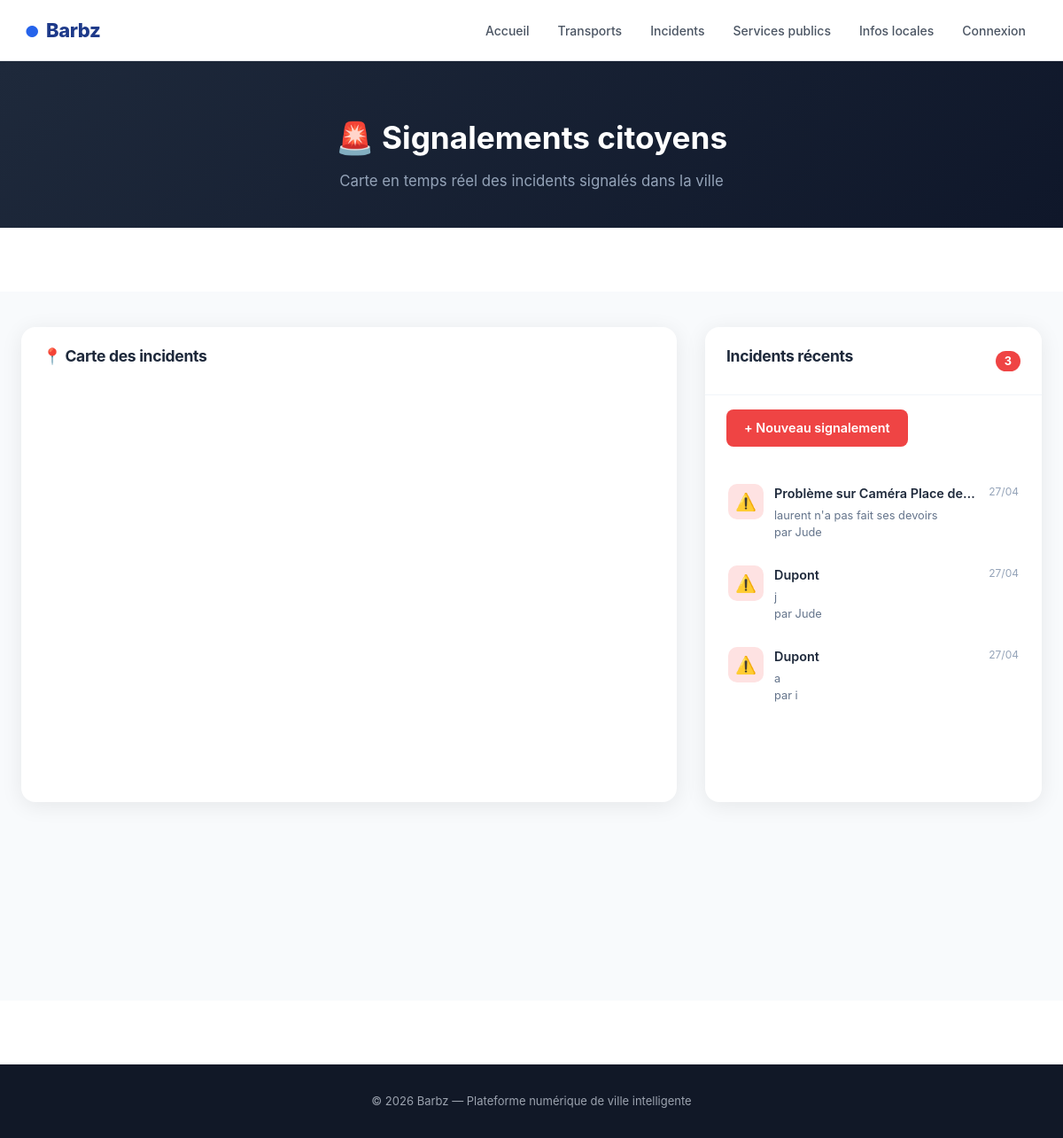
/signalements/, run on an earlier commit of the app's database.
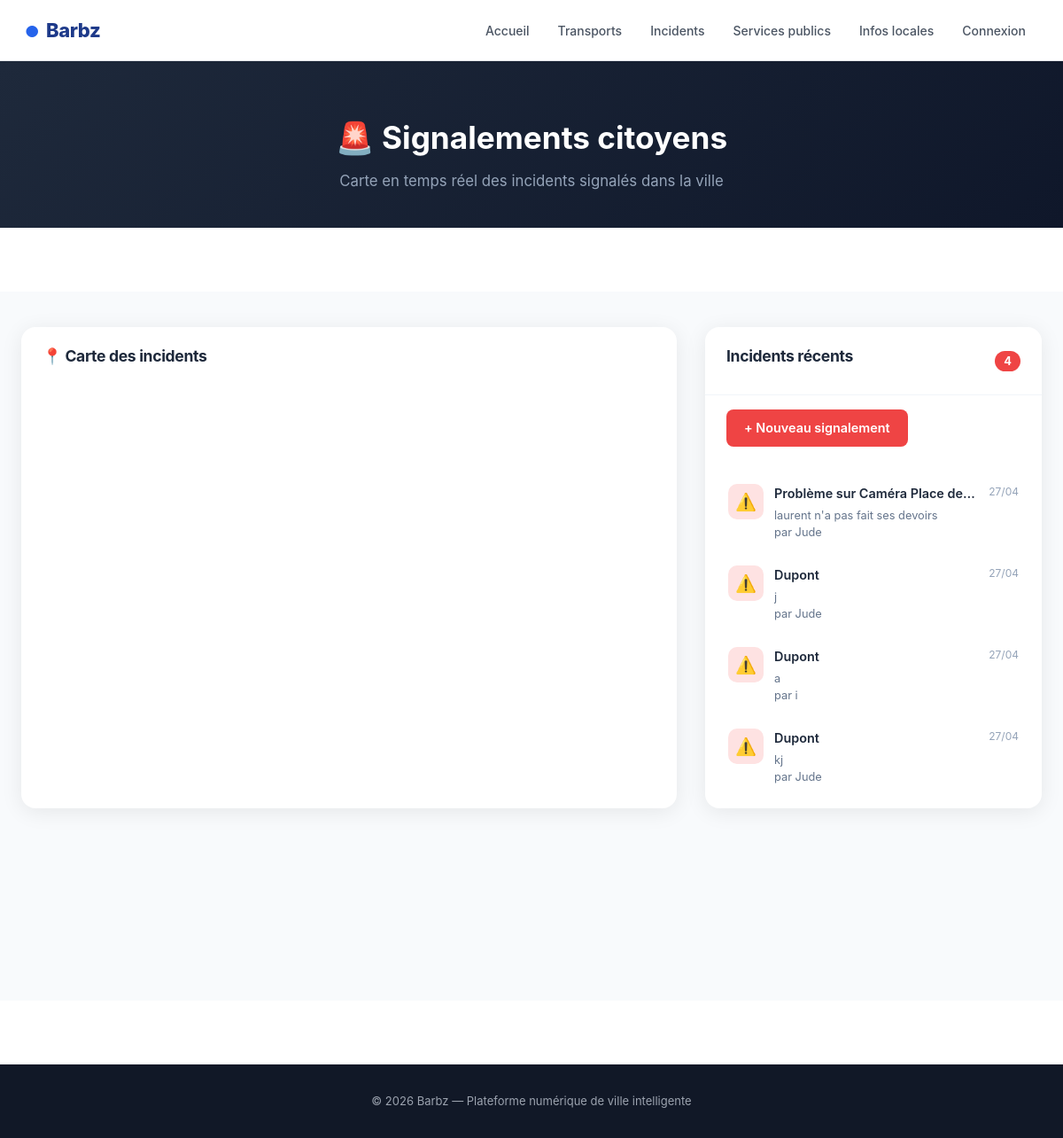
And on a later commit of the database.
### monapp/models.py (models this page shows, shortened)
class Information(models.Model):
    nom         = models.CharField(max_length=100)
    description = models.TextField()
    photo       = models.ImageField(upload_to='photos/information/', null=True, blank=True)
    date        = models.DateField(auto_now_add=True)
    auteur      = models.CharField(max_length=100)

class Signalement(Information):
    TYPE_CHOICES = [
        ('accident', 'Accident'),
        ('danger',   'Danger'),
        ('autre',    'Autre'),
    ]
    type_signalement = models.CharField(
        max_length=20,
        choices=TYPE_CHOICES,
        default='autre',
    )
    lieu    = models.ForeignKey(
        'Lieu',
        on_delete=models.SET_NULL,
        null=True, blank=True,
        related_name='signalements',
    )
    produit = models.ForeignKey(
        'Produit',
        on_delete=models.SET_NULL,
        null=True, blank=True,
        related_name='signalements',
    )

class Information(models.Model):
    nom         = models.CharField(max_length=100)
    description = models.TextField()
    photo       = models.ImageField(upload_to='photos/information/', null=True, blank=True)
    date        = models.DateField(auto_now_add=True)
    auteur      = models.CharField(max_length=100)

### monapp/views.py (the view)
# urls.py: path('signalements/', views.liste_signalements, name='liste_signalements'),
def liste_signalements(request):
    signalements = Signalement.objects.all().order_by('-date')
    carte = folium.Map(location=[0, 0], zoom_start=2, tiles=None)
    if image_path:
        folium.raster_layers.ImageOverlay(
            image=image_path,
            bounds=[[-100, -100], [100, 100]],
            opacity=1,
        ).add_to(carte)
    positions = [
        (18, 8), (-2, 12), (30, -5), (10, 25), (22, -18),
        (5, 0),  (35, 15), (-8, -5), (15, -12), (28, 5),
        (12, 18), (-5, 20), (40, 0), (8, -20), (20, 30),
    ]
    for i, sig in enumerate(signalements):
        if sig.lieu:
            lat = sig.lieu.latitude
            lon = sig.lieu.longitude
            lat += (sig.id % 3) * 0.8
            lon += (sig.id % 4) * 0.8
        else:
            lat, lon = positions[i % len(positions)]
            lat += (sig.id % 5) * 1.5
            lon += (sig.id % 7) * 1.5
        COULEURS = {'accident': 'red', 'danger': 'orange', 'autre': 'blue'}
        couleur = COULEURS.get(sig.type_signalement, 'red')
        popup_html = (
            f"<b>⚠️ {sig.nom}</b><br>"
            f"Type : {sig.get_type_signalement_display()}<br>"
            f"Lieu : {sig.lieu.Nom if sig.lieu else 'Non précisé'}<br>"
            f"Objet : {sig.produit.Nom if sig.produit else 'Aucun'}<br>"
            f"<small>par {sig.auteur} — {sig.date}</small><br>"
            f"<a href='/signalements/{sig.id}/'>Voir le détail →</a>"
        )
        folium.Marker(
            location=[lat, lon],
            popup=folium.Popup(popup_html, max_width=240),
            tooltip=sig.nom,
            icon=folium.Icon(color=couleur, icon="warning-sign"),
        ).add_to(carte)
    return render(request, 'signalements/liste_signalements.html', {
        'signalements': signalements,
        'carte': carte._repr_html_(),
    })

### monapp/templates/signalements/liste_signalements.html (shortened to what this page needs)
{% extends 'monapp/base.html' %}
{% load static %}
{% block extra_head %}
<link rel="stylesheet" href="{% static 'incident.css' %}">
{% endblock %}
{% block hero %}
<div class="signalements-hero">
    <h1>🚨 Signalements citoyens</h1>
    <p>Carte en temps réel des incidents signalés dans la ville</p>
</div>
{% endblock %}
{% block content %}
<div class="signalements-page">
    <div class="sig-layout">
        <div class="map-card">
            <h2>📍 Carte des incidents</h2>
            <div class="map-container">
            </div>
        </div>
        <div class="list-card">
            <div class="list-card-header">
                <h2>Incidents récents</h2>
                <span class="badge-count">{{ signalements|length }}</span>
            </div>
            <a href="{% url 'creer_signalement' %}" class="btn-nouveau">
                + Nouveau signalement
            </a>
            <div class="sig-list">
                {% if signalements %}
                    {% for s in signalements %}
                    <a href="{% url 'detail_signalement' s.id %}" class="sig-item">
                        <div class="sig-icon">⚠️</div>
                        <div class="sig-info">
                            <h4>{{ s.nom }}</h4>
                            <p>{{ s.description|truncatechars:60 }}</p>
                            <p>par {{ s.auteur }}</p>
                        </div>
                        <div class="sig-date">{{ s.date|date:"d/m" }}</div>
                    </a>
                    {% endfor %}
                {% else %}
                    <div class="sig-empty">
                        <div class="icon">✅</div>
                        <p>Aucun signalement pour le moment.</p>
                    </div>
                {% endif %}
            </div>
        </div>
    </div>
</div>
{% endblock %}
{% block footer %}
<footer class="site-footer">
    <div class="wrap">
        <p>&copy; 2026 Barbz — Plateforme numérique de ville intelligente</p>
    </div>
</footer>
{% endblock %}

What changed in the data, as far as the page shows it:
added Signalement: nom "Dupont", description "kj", auteur "Jude", date "27/04"
Also different on the page:
{{ signalements|length }}: "3" → "4"
